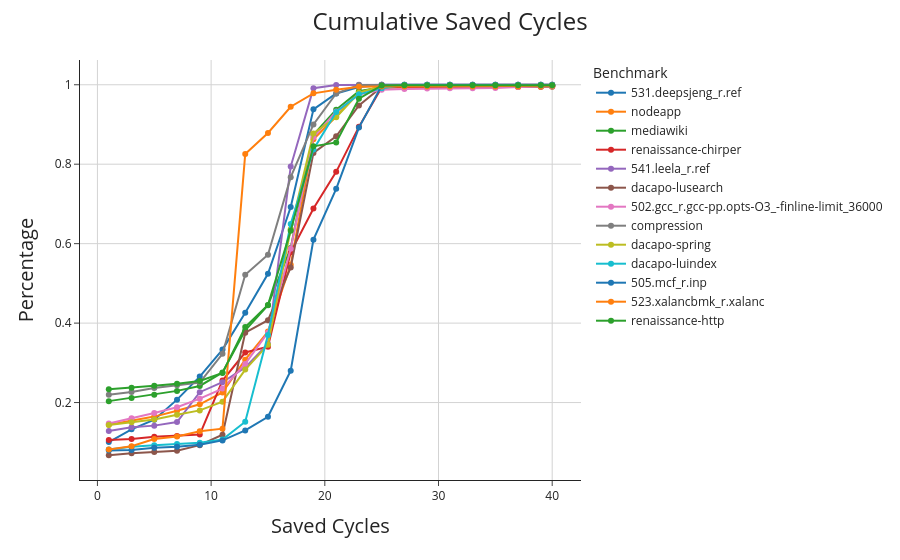
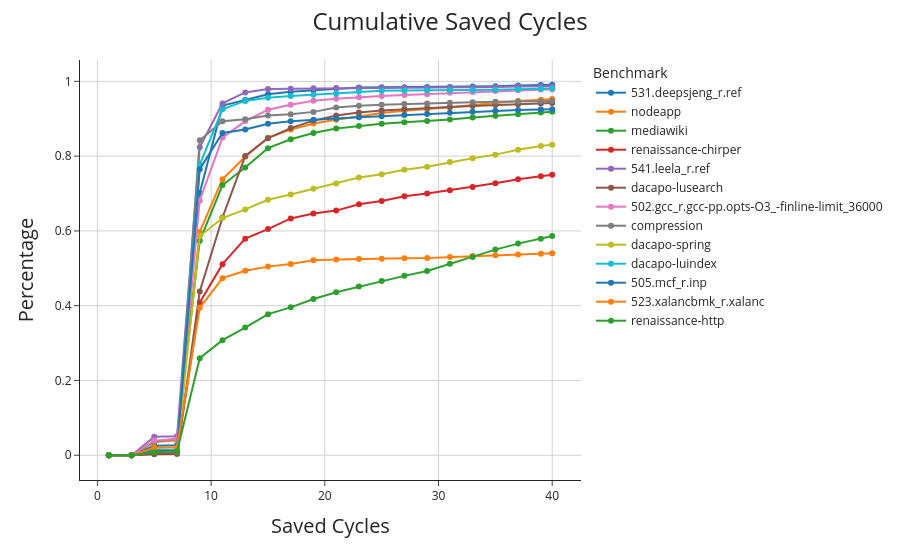

The cell these charts' notebook holds for them, in order:
### Markdown cell above
### 2.3 CDFs for Savings and Penalty

### Code cell
pio.templates.default = "simple_white"
#---Set-Desired-Confidence---#
confidence=50
dfs_lin=[]
dfs_log=[]

for file in os.listdir(data["result_path"]):
    if not "base" in file:
        file_path = os.path.join(data["result_path"],file)
        temp=pd.read_csv(file_path)
        temp=temp[temp["confidence"]==confidence]
        
        dfs={"log":[],"lin":[]}
        for col in data["stats"]["pdfs"]:
            temp[col]=temp[col].apply(ast.literal_eval)
            temp_l = temp[col].apply(pd.Series).stack().to_frame(col)
            temp_l[col+"_csum"]=temp_l[col].cumsum()/temp_l.iloc[-1].iloc[0]
            if "lin" in col:
                dfs["lin"].append(temp_l)
            elif "log" in col:
                dfs["log"].append(temp_l)
        
        for df in dfs:
            temp=pd.concat(dfs[df],axis=1).reset_index(level=1).rename(columns={"level_1": "cycles"})
            temp=temp[temp["cycles"]!="total"]
            temp["Benchmark"]= file[:-4][8:]
            if df == "lin":
                dfs_lin.append(temp)
            elif df == "log":
                dfs_log.append(temp)

df_lin=pd.concat(dfs_lin)
df_log=pd.concat(dfs_log)

df_lin.to_csv("temp.csv",index=False)

for pdf in data["stats"]["pdfs"]:
    if "lin" in pdf:
        log=False
        df=df_lin
    elif "log" in pdf:
        log=True
        df=df_log
    fig = px.line(
        df,
        x="cycles",
        y=pdf+"_csum",
        color="Benchmark",
        markers=True,
        log_x=log
    )
    fig.update_xaxes(showgrid=True, gridcolor="lightgray", gridwidth=1, title="Saved Cycles")
    fig.update_yaxes(showgrid=True, gridcolor="lightgray", gridwidth=1, title="Percentage")
    fig.update_layout(
        title={
        "text": f"Cumulative Saved Cycles",
        "x": 0.5,
        "font": {"size": 24}
        },
        xaxis_title_font={"size": 20},
        yaxis_title_font={"size": 20}
    )
    fig.show()
    #fig.write_image(f"temp/plot_{pdf}.png", width=1600, height=1000, scale=2)

### Figure 1 — Plotly figure (JSON) as saved in the notebook; plotly's stock layout.template omitted (floating-point values rounded to 4 significant figures)
{"data": [{"hovertemplate": "Benchmark=531.deepsjeng_r.ref<br>cycles=%{x}<br>penalty_lin_csum=%{y}<extra></extra>", "legendgroup": "531.deepsjeng_r.ref", "line": {"color": "#1F77B4", "dash": "solid"}, "marker": {"symbol": "circle"}, "mode": "lines+markers", "name": "531.deepsjeng_r.ref", "orientation": "v", "showlegend": true, "type": "scatter", "x": [1, 3, 5, 7, 9, 11, 13, 15, 17, 19, 21, 23, 25, 27, 29, 31, 33, 35, 37, 39, 40], "xaxis": "x", "y": [0.1006, 0.1326, 0.1568, 0.2073, 0.2653, 0.3334, 0.4261, 0.5241, 0.6922, 0.9381, 0.9781, 0.9945, 0.9999, 1.0, 1.0, 1.0, 1.0, 1.0, 1.0, 1.0, 1.0], "yaxis": "y"}, {"hovertemplate": "Benchmark=nodeapp<br>cycles=%{x}<br>penalty_lin_csum=%{y}<extra></extra>", "legendgroup": "nodeapp", "line": {"color": "#FF7F0E", "dash": "solid"}, "marker": {"symbol": "circle"}, "mode": "lines+markers", "name": "nodeapp", "orientation": "v", "showlegend": true, "type": "scatter", "x": [1, 3, 5, 7, 9, 11, 13, 15, 17, 19, 21, 23, 25, 27, 29, 31, 33, 35, 37, 39, 40], "xaxis": "x", "y": [0.144, 0.1552, 0.1647, 0.1793, 0.1956, 0.2256, 0.3079, 0.3788, 0.5466, 0.8629, 0.9201, 0.9829, 0.9933, 0.9939, 0.994, 0.9942, 0.9943, 0.9944, 0.9945, 0.9946, 0.9947], "yaxis": "y"}, {"hovertemplate": "Benchmark=mediawiki<br>cycles=%{x}<br>penalty_lin_csum=%{y}<extra></extra>", "legendgroup": "mediawiki", "line": {"color": "#2CA02C", "dash": "solid"}, "marker": {"symbol": "circle"}, "mode": "lines+markers", "name": "mediawiki", "orientation": "v", "showlegend": true, "type": "scatter", "x": [1, 3, 5, 7, 9, 11, 13, 15, 17, 19, 21, 23, 25, 27, 29, 31, 33, 35, 37, 39, 40], "xaxis": "x", "y": [0.2036, 0.2117, 0.22, 0.2294, 0.2418, 0.2759, 0.3817, 0.4452, 0.5889, 0.874, 0.9373, 0.9835, 0.9939, 0.9951, 0.9952, 0.9954, 0.9956, 0.9956, 0.9956, 0.9956, 0.9957], "yaxis": "y"}, {"hovertemplate": "Benchmark=renaissance-chirper<br>cycles=%{x}<br>penalty_lin_csum=%{y}<extra></extra>", "legendgroup": "renaissance-chirper", "line": {"color": "#D62728", "dash": "solid"}, "marker": {"symbol": "circle"}, "mode": "lines+markers", "name": "renaissance-chirper", "orientation": "v", "showlegend": true, "type": "scatter", "x": [1, 3, 5, 7, 9, 11, 13, 15, 17, 19, 21, 23, 25, 27, 29, 31, 33, 35, 37, 39, 40], "xaxis": "x", "y": [0.1056, 0.1083, 0.1142, 0.1159, 0.1195, 0.2553, 0.326, 0.3407, 0.5781, 0.6883, 0.7807, 0.894, 0.9931, 0.9946, 0.9949, 0.9951, 0.9951, 0.9952, 0.9952, 0.9954, 0.9959], "yaxis": "y"}, {"hovertemplate": "Benchmark=541.leela_r.ref<br>cycles=%{x}<br>penalty_lin_csum=%{y}<extra></extra>", "legendgroup": "541.leela_r.ref", "line": {"color": "#9467BD", "dash": "solid"}, "marker": {"symbol": "circle"}, "mode": "lines+markers", "name": "541.leela_r.ref", "orientation": "v", "showlegend": true, "type": "scatter", "x": [1, 3, 5, 7, 9, 11, 13, 15, 17, 19, 21, 23, 25, 27, 29, 31, 33, 35, 37, 39, 40], "xaxis": "x", "y": [0.1287, 0.1377, 0.1419, 0.1511, 0.2261, 0.2511, 0.2885, 0.3477, 0.794, 0.9914, 0.9994, 1.0, 1.0, 1.0, 1.0, 1.0, 1.0, 1.0, 1.0, 1.0, 1.0], "yaxis": "y"}, {"hovertemplate": "Benchmark=dacapo-lusearch<br>cycles=%{x}<br>penalty_lin_csum=%{y}<extra></extra>", "legendgroup": "dacapo-lusearch", "line": {"color": "#8C564B", "dash": "solid"}, "marker": {"symbol": "circle"}, "mode": "lines+markers", "name": "dacapo-lusearch", "orientation": "v", "showlegend": true, "type": "scatter", "x": [1, 3, 5, 7, 9, 11, 13, 15, 17, 19, 21, 23, 25, 27, 29, 31, 33, 35, 37, 39, 40], "xaxis": "x", "y": [0.06736, 0.07238, 0.07542, 0.07847, 0.0928, 0.1191, 0.3759, 0.4072, 0.5399, 0.8284, 0.8701, 0.9477, 0.9946, 0.9973, 0.9977, 0.9977, 0.9979, 0.9979, 0.9979, 0.9979, 0.9979], "yaxis": "y"}, {"hovertemplate": "Benchmark=502.gcc_r.gcc-pp.opts-O3_-finline-limit_36000<br>cycles=%{x}<br>penalty_lin_csum=%{y}<extra></extra>", "legendgroup": "502.gcc_r.gcc-pp.opts-O3_-finline-limit_36000", "line": {"color": "#E377C2", "dash": "solid"}, "marker": {"symbol": "circle"}, "mode": "lines+markers", "name": "502.gcc_r.gcc-pp.opts-O3_-finline-limit_36000", "orientation": "v", "showlegend": true, "type": "scatter", "x": [1, 3, 5, 7, 9, 11, 13, 15, 17, 19, 21, 23, 25, 27, 29, 31, 33, 35, 37, 39, 40], "xaxis": "x", "y": [0.1472, 0.1602, 0.1737, 0.1882, 0.2098, 0.2352, 0.2974, 0.3759, 0.5871, 0.8679, 0.933, 0.9752, 0.9873, 0.9892, 0.9904, 0.991, 0.9913, 0.9919, 0.9946, 0.9953, 0.9955], "yaxis": "y"}, {"hovertemplate": "Benchmark=compression<br>cycles=%{x}<br>penalty_lin_csum=%{y}<extra></extra>", "legendgroup": "compression", "line": {"color": "#7F7F7F", "dash": "solid"}, "marker": {"symbol": "circle"}, "mode": "lines+markers", "name": "compression", "orientation": "v", "showlegend": true, "type": "scatter", "x": [1, 3, 5, 7, 9, 11, 13, 15, 17, 19, 21, 23, 25, 27, 29, 31, 33, 35, 37, 39, 40], "xaxis": "x", "y": [0.2195, 0.2268, 0.2367, 0.2437, 0.2505, 0.3227, 0.5217, 0.5723, 0.7674, 0.9001, 0.9779, 0.9996, 0.9999, 0.9999, 0.9999, 0.9999, 0.9999, 0.9999, 0.9999, 0.9999, 0.9999], "yaxis": "y"}, {"hovertemplate": "Benchmark=dacapo-spring<br>cycles=%{x}<br>penalty_lin_csum=%{y}<extra></extra>", "legendgroup": "dacapo-spring", "line": {"color": "#BCBD22", "dash": "solid"}, "marker": {"symbol": "circle"}, "mode": "lines+markers", "name": "dacapo-spring", "orientation": "v", "showlegend": true, "type": "scatter", "x": [1, 3, 5, 7, 9, 11, 13, 15, 17, 19, 21, 23, 25, 27, 29, 31, 33, 35, 37, 39, 40], "xaxis": "x", "y": [0.1434, 0.1502, 0.1574, 0.1693, 0.1803, 0.2023, 0.283, 0.3453, 0.6366, 0.8775, 0.9181, 0.98, 0.997, 0.9976, 0.9978, 0.9979, 0.998, 0.998, 0.998, 0.9981, 0.9981], "yaxis": "y"}, {"hovertemplate": "Benchmark=dacapo-luindex<br>cycles=%{x}<br>penalty_lin_csum=%{y}<extra></extra>", "legendgroup": "dacapo-luindex", "line": {"color": "#17BECF", "dash": "solid"}, "marker": {"symbol": "circle"}, "mode": "lines+markers", "name": "dacapo-luindex", "orientation": "v", "showlegend": true, "type": "scatter", "x": [1, 3, 5, 7, 9, 11, 13, 15, 17, 19, 21, 23, 25, 27, 29, 31, 33, 35, 37, 39, 40], "xaxis": "x", "y": [0.08206, 0.0885, 0.09251, 0.09547, 0.09895, 0.1071, 0.1517, 0.37, 0.6497, 0.8373, 0.9315, 0.976, 0.9913, 0.9995, 0.9995, 0.9995, 0.9995, 0.9995, 0.9995, 0.9995, 0.9995], "yaxis": "y"}, {"hovertemplate": "Benchmark=505.mcf_r.inp<br>cycles=%{x}<br>penalty_lin_csum=%{y}<extra></extra>", "legendgroup": "505.mcf_r.inp", "line": {"color": "#1F77B4", "dash": "solid"}, "marker": {"symbol": "circle"}, "mode": "lines+markers", "name": "505.mcf_r.inp", "orientation": "v", "showlegend": true, "type": "scatter", "x": [1, 3, 5, 7, 9, 11, 13, 15, 17, 19, 21, 23, 25, 27, 29, 31, 33, 35, 37, 39, 40], "xaxis": "x", "y": [0.07938, 0.08082, 0.08632, 0.08861, 0.09382, 0.1048, 0.1298, 0.1642, 0.2801, 0.6101, 0.7379, 0.8921, 0.9973, 0.9975, 0.9977, 0.9979, 0.998, 0.998, 0.998, 0.998, 0.9981], "yaxis": "y"}, {"hovertemplate": "Benchmark=523.xalancbmk_r.xalanc<br>cycles=%{x}<br>penalty_lin_csum=%{y}<extra></extra>", "legendgroup": "523.xalancbmk_r.xalanc", "line": {"color": "#FF7F0E", "dash": "solid"}, "marker": {"symbol": "circle"}, "mode": "lines+markers", "name": "523.xalancbmk_r.xalanc", "orientation": "v", "showlegend": true, "type": "scatter", "x": [1, 3, 5, 7, 9, 11, 13, 15, 17, 19, 21, 23, 25, 27, 29, 31, 33, 35, 37, 39, 40], "xaxis": "x", "y": [0.08186, 0.09023, 0.1083, 0.1147, 0.1275, 0.1343, 0.8256, 0.8786, 0.9446, 0.9783, 0.9876, 0.9953, 0.9955, 0.9957, 0.9957, 0.9957, 0.9957, 0.9957, 0.9957, 0.9962, 0.9975], "yaxis": "y"}, {"hovertemplate": "Benchmark=renaissance-http<br>cycles=%{x}<br>penalty_lin_csum=%{y}<extra></extra>", "legendgroup": "renaissance-http", "line": {"color": "#2CA02C", "dash": "solid"}, "marker": {"symbol": "circle"}, "mode": "lines+markers", "name": "renaissance-http", "orientation": "v", "showlegend": true, "type": "scatter", "x": [1, 3, 5, 7, 9, 11, 13, 15, 17, 19, 21, 23, 25, 27, 29, 31, 33, 35, 37, 39, 40], "xaxis": "x", "y": [0.2335, 0.2374, 0.2425, 0.2474, 0.2544, 0.2747, 0.3903, 0.4456, 0.6327, 0.8452, 0.8548, 0.9649, 0.9983, 0.9985, 0.9987, 0.9987, 0.9987, 0.9987, 0.9987, 0.9987, 0.9987], "yaxis": "y"}], "layout": {"legend": {"title": {"text": "Benchmark"}, "tracegroupgap": 0}, "margin": {"t": 60}, "title": {"font": {"size": 24}, "text": "Cumulative Saved Cycles", "x": 0.5}, "xaxis": {"anchor": "y", "domain": [0, 1], "gridcolor": "lightgray", "gridwidth": 1, "showgrid": true, "title": {"font": {"size": 20}, "text": "Saved Cycles"}}, "yaxis": {"anchor": "x", "domain": [0, 1], "gridcolor": "lightgray", "gridwidth": 1, "showgrid": true, "title": {"font": {"size": 20}, "text": "Percentage"}}}}

### Figure 2 — Plotly figure (JSON) as saved in the notebook; plotly's stock layout.template omitted (floating-point values rounded to 4 significant figures)
{"data": [{"hovertemplate": "Benchmark=531.deepsjeng_r.ref<br>cycles=%{x}<br>savings_lin_csum=%{y}<extra></extra>", "legendgroup": "531.deepsjeng_r.ref", "line": {"color": "#1F77B4", "dash": "solid"}, "marker": {"symbol": "circle"}, "mode": "lines+markers", "name": "531.deepsjeng_r.ref", "orientation": "v", "showlegend": true, "type": "scatter", "x": [1, 3, 5, 7, 9, 11, 13, 15, 17, 19, 21, 23, 25, 27, 29, 31, 33, 35, 37, 39, 40], "xaxis": "x", "y": [0.0, 0.0, 0.02557, 0.02645, 0.7016, 0.9351, 0.9501, 0.9655, 0.9724, 0.9761, 0.9817, 0.9838, 0.9842, 0.9845, 0.9849, 0.9853, 0.986, 0.9871, 0.9889, 0.9905, 0.991], "yaxis": "y"}, {"hovertemplate": "Benchmark=nodeapp<br>cycles=%{x}<br>savings_lin_csum=%{y}<extra></extra>", "legendgroup": "nodeapp", "line": {"color": "#FF7F0E", "dash": "solid"}, "marker": {"symbol": "circle"}, "mode": "lines+markers", "name": "nodeapp", "orientation": "v", "showlegend": true, "type": "scatter", "x": [1, 3, 5, 7, 9, 11, 13, 15, 17, 19, 21, 23, 25, 27, 29, 31, 33, 35, 37, 39, 40], "xaxis": "x", "y": [0.0, 0.0, 0.03538, 0.04008, 0.5974, 0.7384, 0.7982, 0.8491, 0.8712, 0.8876, 0.8973, 0.9071, 0.9156, 0.9211, 0.9254, 0.9307, 0.937, 0.943, 0.9475, 0.9512, 0.9528], "yaxis": "y"}, {"hovertemplate": "Benchmark=mediawiki<br>cycles=%{x}<br>savings_lin_csum=%{y}<extra></extra>", "legendgroup": "mediawiki", "line": {"color": "#2CA02C", "dash": "solid"}, "marker": {"symbol": "circle"}, "mode": "lines+markers", "name": "mediawiki", "orientation": "v", "showlegend": true, "type": "scatter", "x": [1, 3, 5, 7, 9, 11, 13, 15, 17, 19, 21, 23, 25, 27, 29, 31, 33, 35, 37, 39, 40], "xaxis": "x", "y": [0.0, 0.0, 0.03699, 0.04444, 0.5735, 0.7226, 0.7697, 0.8214, 0.845, 0.862, 0.8741, 0.8808, 0.8864, 0.8909, 0.8938, 0.8978, 0.9033, 0.9078, 0.9123, 0.9168, 0.9189], "yaxis": "y"}, {"hovertemplate": "Benchmark=renaissance-chirper<br>cycles=%{x}<br>savings_lin_csum=%{y}<extra></extra>", "legendgroup": "renaissance-chirper", "line": {"color": "#D62728", "dash": "solid"}, "marker": {"symbol": "circle"}, "mode": "lines+markers", "name": "renaissance-chirper", "orientation": "v", "showlegend": true, "type": "scatter", "x": [1, 3, 5, 7, 9, 11, 13, 15, 17, 19, 21, 23, 25, 27, 29, 31, 33, 35, 37, 39, 40], "xaxis": "x", "y": [0.0, 0.0, 0.004269, 0.006451, 0.4086, 0.5112, 0.5792, 0.605, 0.6333, 0.6466, 0.6544, 0.6711, 0.68, 0.6928, 0.7001, 0.709, 0.7174, 0.7277, 0.7383, 0.7465, 0.7503], "yaxis": "y"}, {"hovertemplate": "Benchmark=541.leela_r.ref<br>cycles=%{x}<br>savings_lin_csum=%{y}<extra></extra>", "legendgroup": "541.leela_r.ref", "line": {"color": "#9467BD", "dash": "solid"}, "marker": {"symbol": "circle"}, "mode": "lines+markers", "name": "541.leela_r.ref", "orientation": "v", "showlegend": true, "type": "scatter", "x": [1, 3, 5, 7, 9, 11, 13, 15, 17, 19, 21, 23, 25, 27, 29, 31, 33, 35, 37, 39, 40], "xaxis": "x", "y": [0.0, 0.0, 0.04963, 0.0506, 0.8238, 0.9411, 0.9705, 0.9795, 0.9805, 0.9814, 0.9819, 0.9823, 0.9825, 0.9828, 0.983, 0.9834, 0.9838, 0.9848, 0.9861, 0.9867, 0.9869], "yaxis": "y"}, {"hovertemplate": "Benchmark=dacapo-lusearch<br>cycles=%{x}<br>savings_lin_csum=%{y}<extra></extra>", "legendgroup": "dacapo-lusearch", "line": {"color": "#8C564B", "dash": "solid"}, "marker": {"symbol": "circle"}, "mode": "lines+markers", "name": "dacapo-lusearch", "orientation": "v", "showlegend": true, "type": "scatter", "x": [1, 3, 5, 7, 9, 11, 13, 15, 17, 19, 21, 23, 25, 27, 29, 31, 33, 35, 37, 39, 40], "xaxis": "x", "y": [0.0, 0.0, 0.00299, 0.003212, 0.4379, 0.6359, 0.8005, 0.8482, 0.875, 0.895, 0.9086, 0.9168, 0.9223, 0.926, 0.9293, 0.9317, 0.9343, 0.9369, 0.9391, 0.9411, 0.9422], "yaxis": "y"}, {"hovertemplate": "Benchmark=502.gcc_r.gcc-pp.opts-O3_-finline-limit_36000<br>cycles=%{x}<br>savings_lin_csum=%{y}<extra></extra>", "legendgroup": "502.gcc_r.gcc-pp.opts-O3_-finline-limit_36000", "line": {"color": "#E377C2", "dash": "solid"}, "marker": {"symbol": "circle"}, "mode": "lines+markers", "name": "502.gcc_r.gcc-pp.opts-O3_-finline-limit_36000", "orientation": "v", "showlegend": true, "type": "scatter", "x": [1, 3, 5, 7, 9, 11, 13, 15, 17, 19, 21, 23, 25, 27, 29, 31, 33, 35, 37, 39, 40], "xaxis": "x", "y": [0.0, 0.0, 0.03905, 0.0432, 0.6815, 0.8496, 0.8938, 0.9241, 0.9374, 0.948, 0.9534, 0.9577, 0.9609, 0.9633, 0.9658, 0.9694, 0.9719, 0.974, 0.9762, 0.9782, 0.9792], "yaxis": "y"}, {"hovertemplate": "Benchmark=compression<br>cycles=%{x}<br>savings_lin_csum=%{y}<extra></extra>", "legendgroup": "compression", "line": {"color": "#7F7F7F", "dash": "solid"}, "marker": {"symbol": "circle"}, "mode": "lines+markers", "name": "compression", "orientation": "v", "showlegend": true, "type": "scatter", "x": [1, 3, 5, 7, 9, 11, 13, 15, 17, 19, 21, 23, 25, 27, 29, 31, 33, 35, 37, 39, 40], "xaxis": "x", "y": [0.0, 0.0, 0.01446, 0.01475, 0.8428, 0.8932, 0.8989, 0.9085, 0.9123, 0.9184, 0.9299, 0.9348, 0.9376, 0.9395, 0.9411, 0.9429, 0.9442, 0.9453, 0.9461, 0.9471, 0.9474], "yaxis": "y"}, {"hovertemplate": "Benchmark=dacapo-spring<br>cycles=%{x}<br>savings_lin_csum=%{y}<extra></extra>", "legendgroup": "dacapo-spring", "line": {"color": "#BCBD22", "dash": "solid"}, "marker": {"symbol": "circle"}, "mode": "lines+markers", "name": "dacapo-spring", "orientation": "v", "showlegend": true, "type": "scatter", "x": [1, 3, 5, 7, 9, 11, 13, 15, 17, 19, 21, 23, 25, 27, 29, 31, 33, 35, 37, 39, 40], "xaxis": "x", "y": [0.0, 0.0, 0.009107, 0.01022, 0.5864, 0.6344, 0.6576, 0.6835, 0.6973, 0.7129, 0.7268, 0.7428, 0.7514, 0.7637, 0.7719, 0.7841, 0.7943, 0.804, 0.8172, 0.8273, 0.8308], "yaxis": "y"}, {"hovertemplate": "Benchmark=dacapo-luindex<br>cycles=%{x}<br>savings_lin_csum=%{y}<extra></extra>", "legendgroup": "dacapo-luindex", "line": {"color": "#17BECF", "dash": "solid"}, "marker": {"symbol": "circle"}, "mode": "lines+markers", "name": "dacapo-luindex", "orientation": "v", "showlegend": true, "type": "scatter", "x": [1, 3, 5, 7, 9, 11, 13, 15, 17, 19, 21, 23, 25, 27, 29, 31, 33, 35, 37, 39, 40], "xaxis": "x", "y": [0.0, 0.0, 0.01335, 0.0145, 0.7775, 0.9253, 0.9477, 0.9565, 0.9608, 0.9645, 0.9678, 0.9728, 0.975, 0.9758, 0.976, 0.9764, 0.9771, 0.9778, 0.9789, 0.9805, 0.981], "yaxis": "y"}, {"hovertemplate": "Benchmark=505.mcf_r.inp<br>cycles=%{x}<br>savings_lin_csum=%{y}<extra></extra>", "legendgroup": "505.mcf_r.inp", "line": {"color": "#1F77B4", "dash": "solid"}, "marker": {"symbol": "circle"}, "mode": "lines+markers", "name": "505.mcf_r.inp", "orientation": "v", "showlegend": true, "type": "scatter", "x": [1, 3, 5, 7, 9, 11, 13, 15, 17, 19, 21, 23, 25, 27, 29, 31, 33, 35, 37, 39, 40], "xaxis": "x", "y": [0.0, 0.0, 0.01106, 0.01149, 0.7652, 0.8618, 0.8713, 0.8868, 0.8932, 0.8975, 0.9009, 0.904, 0.9069, 0.9098, 0.9129, 0.9161, 0.919, 0.9212, 0.9231, 0.9246, 0.9253], "yaxis": "y"}, {"hovertemplate": "Benchmark=523.xalancbmk_r.xalanc<br>cycles=%{x}<br>savings_lin_csum=%{y}<extra></extra>", "legendgroup": "523.xalancbmk_r.xalanc", "line": {"color": "#FF7F0E", "dash": "solid"}, "marker": {"symbol": "circle"}, "mode": "lines+markers", "name": "523.xalancbmk_r.xalanc", "orientation": "v", "showlegend": true, "type": "scatter", "x": [1, 3, 5, 7, 9, 11, 13, 15, 17, 19, 21, 23, 25, 27, 29, 31, 33, 35, 37, 39, 40], "xaxis": "x", "y": [0.0, 0.0, 0.01983, 0.02161, 0.3942, 0.4737, 0.4934, 0.5045, 0.5114, 0.5215, 0.5233, 0.5249, 0.5259, 0.5268, 0.5276, 0.53, 0.5329, 0.5351, 0.5372, 0.539, 0.5401], "yaxis": "y"}, {"hovertemplate": "Benchmark=renaissance-http<br>cycles=%{x}<br>savings_lin_csum=%{y}<extra></extra>", "legendgroup": "renaissance-http", "line": {"color": "#2CA02C", "dash": "solid"}, "marker": {"symbol": "circle"}, "mode": "lines+markers", "name": "renaissance-http", "orientation": "v", "showlegend": true, "type": "scatter", "x": [1, 3, 5, 7, 9, 11, 13, 15, 17, 19, 21, 23, 25, 27, 29, 31, 33, 35, 37, 39, 40], "xaxis": "x", "y": [0.0, 0.0, 0.007885, 0.009726, 0.2596, 0.3079, 0.3414, 0.3774, 0.3956, 0.4179, 0.4358, 0.4511, 0.4662, 0.4798, 0.493, 0.5121, 0.53, 0.55, 0.5661, 0.5791, 0.5864], "yaxis": "y"}], "layout": {"legend": {"title": {"text": "Benchmark"}, "tracegroupgap": 0}, "margin": {"t": 60}, "title": {"font": {"size": 24}, "text": "Cumulative Saved Cycles", "x": 0.5}, "xaxis": {"anchor": "y", "domain": [0, 1], "gridcolor": "lightgray", "gridwidth": 1, "showgrid": true, "title": {"font": {"size": 20}, "text": "Saved Cycles"}}, "yaxis": {"anchor": "x", "domain": [0, 1], "gridcolor": "lightgray", "gridwidth": 1, "showgrid": true, "title": {"font": {"size": 20}, "text": "Percentage"}}}}
